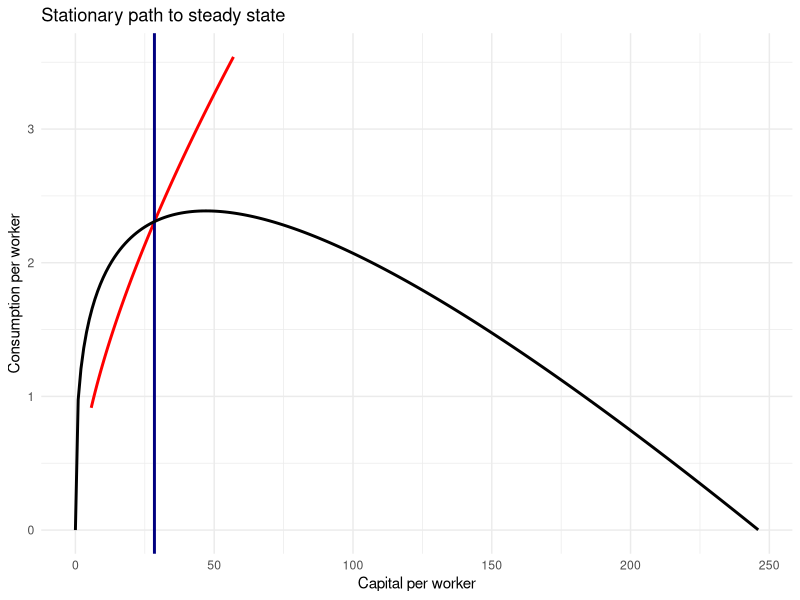
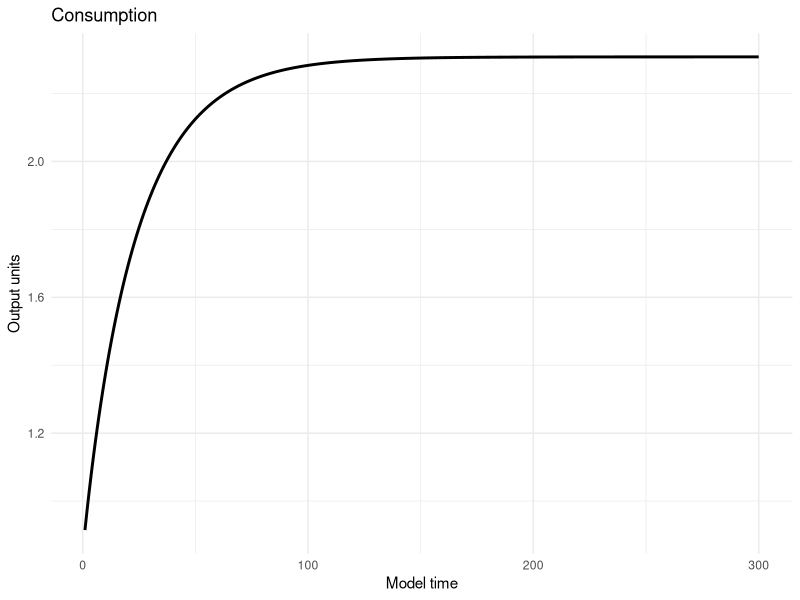
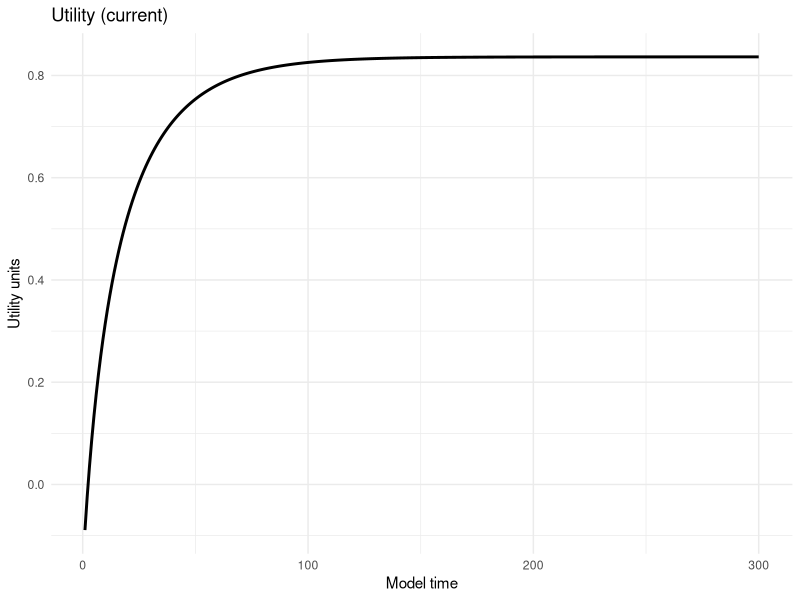
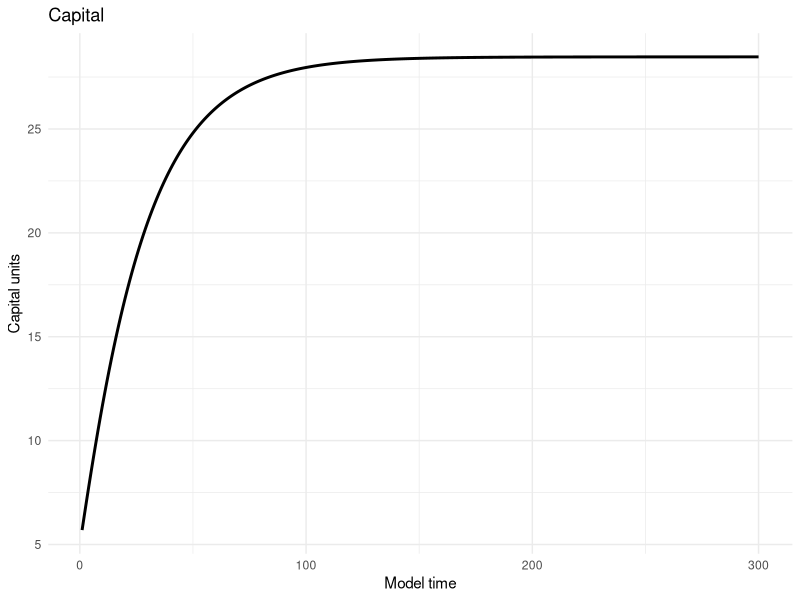
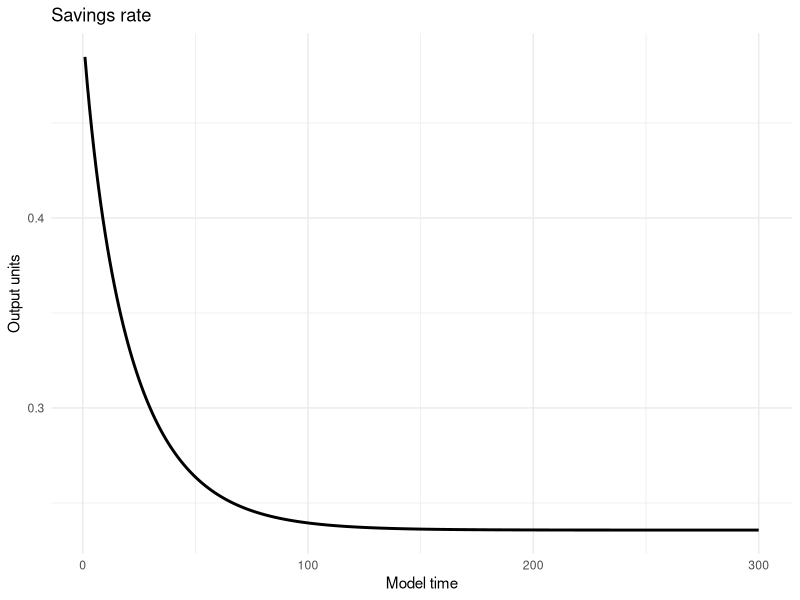
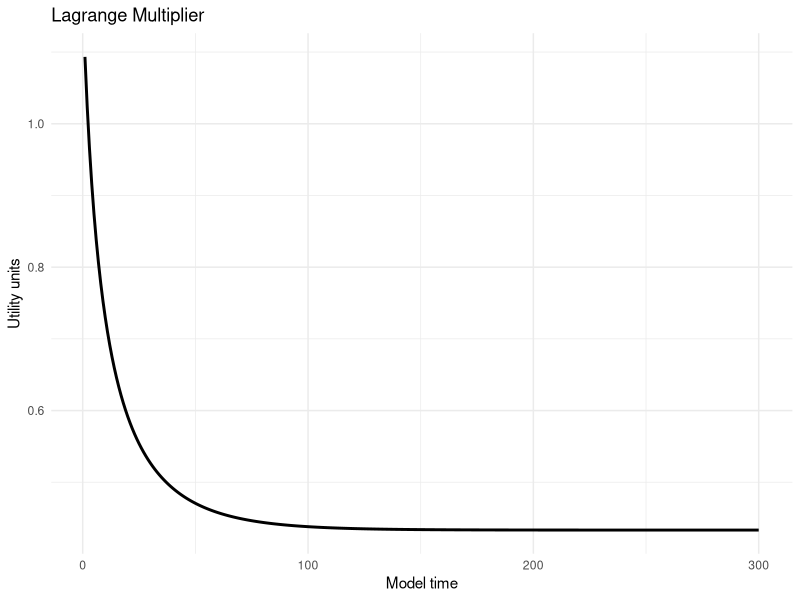
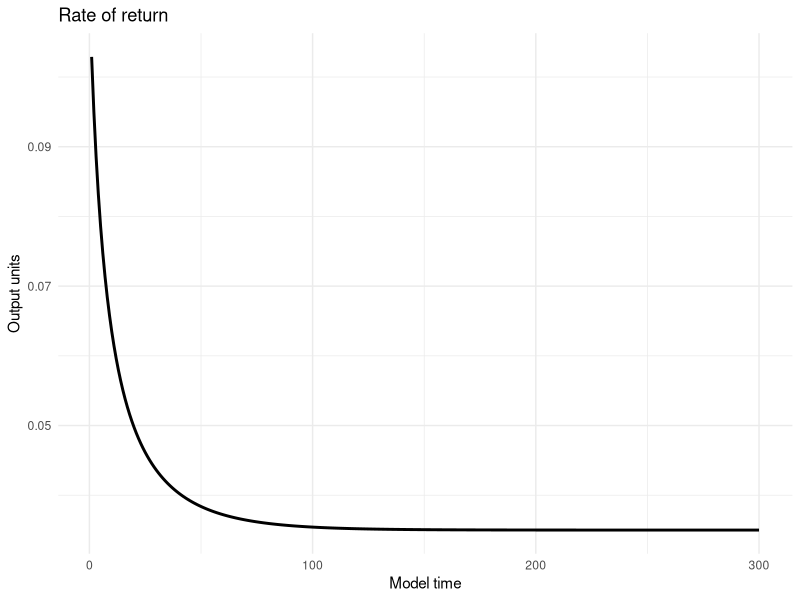

Write R code to recreate these figures, in order.

# note: uses CRRA utility function of the form c^(1-g) /(1-g)
# and a cobb-douglas production function of the (per-capita) form f^a

##############################

a = 0.33 # capital share of output
p = 0.02 # discount rate
g = 1 # crra utility parameter
d = 0.015 # depreciation rate
n = 0.01 # workforce/population growth rate
TE = 300 # terminal time period. needs to be big enough for model to converge, small enough to run up to 5k iterations.

##############################

u_c = 
  function(c, g){
    if( g == 1 ){
      u = log(c)
    }else{
      u = (c^(1-g))/(1-g)
    }
    return(u)
  }

u_prime = 
  function(c, g){
    u_prime = c^(-g)
    return(u_prime)
  }

little_f = 
  function(k, a){
    lil_f = k^a
    return(lil_f)
  }

little_f_prime =
  function(k, a){
    lil_f_prime = a*k^(a-1)
    return(lil_f_prime)
  }

k_next = 
  function(k,c, a, n, d){
    
    k_next = k + little_f(k, a) - (n + d)*k - c 
    k_out = max(k_next,0)
    
    return(k_out)
  }

c_next = 
  function(k,c, a, n, d, g, p){
    
    c_next = c + c*(little_f_prime(k,a) - p - d)/g
    c_out = max(c_next,0)
    
    return(c_out)
  }

stationary_k_curve = 
  function(k, a, n, d){
    
    c = k^a - (n+d)*k
    
    return(c)
  }
    
k_ss = 
  (a/(p + d))^(1/(1-a))

c_ss = 
  k_ss^a - (n+d)*k_ss

shooter_function = 
  function(c0, k0, tmax = TE){
    
    if( c0 > little_f(k0,a) ){stop("Consumption is infeasible.")}
    
    c_vec = rep(0, tmax )
    k_vec = rep(0, tmax )
    
    c_vec[1] = c0
    k_vec[1] = k0
    
    for(t in 2:tmax){
      
      
      k_vec[t] = 
        k_next( k_vec[(t-1)], c_vec[(t-1)], a, n, d)
      
      c_vec[t] = 
        c_next( k_vec[(t-1)], c_vec[(t-1)], a, n, d, g, p)
      
    }
    
    return(list(k_vec,c_vec))
  }

bisection_function = 
  function( k0, tmax = TE, tol = 1e-4, max_iter = 2000, k_ter = k_ss, c_ter = c_ss
           ){
    
    c0_upper = little_f(k0, a)
    
    if( k0 > k_ter ){
      
      c0_lower = stationary_k_curve(k0, a, n, d)
    
    }else{
      c0_lower = 0
    }
    
    i=0
    error_k = tol + 1
    error_c = tol + 1
    while(i < max_iter & (error_k > tol | error_c > tol) ){
      
      c0 = (c0_lower+c0_upper)/2
      
      k_vec = shooter_function(c0, k0)[[1]]
      c_vec = shooter_function(c0, k0)[[2]]
      
      if(k_vec[tmax] > k_ter & c_vec[tmax] < c_ter){
        c0_lower = c0 
      }else if(k_vec[tmax] < k_ter & c_vec[tmax] < c_ter){
        c0_upper = c0
      }else if(k_vec[tmax] < k_ter & c_vec[tmax] > c_ter){
        c0_upper = c0
      }
      
      error_k = abs(k_vec[tmax] - k_ter)
      error_c = abs(c_vec[tmax] - c_ter)
      
      i = i+1
      
      }
      
    out_tbl = 
      data.frame(
        capital = k_vec,
        consump = c_vec,
        time = 1:tmax,
        iter = rep(i, TE),
        error_cap = rep(error_k, TE),
        error_cons = rep(error_c, TE)
      )
    
    return(out_tbl)
    }

# heads up; convergence with this shooting algorithm is VERY sensitive to (n, d, p) choices!!
# if you choose different (n, d, p) may not converge before the maximum iterations, and may actually diverge

lower_sp = 
  bisection_function(0.2*k_ss)

upper_sp = 
  bisection_function(2*k_ss)

# plots; let's use ggplot2 to make these look smooth

library(tidyverse)

ggplot( ) + 
  geom_line(
    data = lower_sp |> 
      bind_rows(
        upper_sp
      ),
    aes(x = capital, y = consump),
    linewidth=1,color='red') + 
  geom_vline(xintercept = k_ss, linewidth = 1, color = 'navyblue') +
  geom_line(data = 
              tibble(
                k = seq(0,(n+d)^(-(1/(1-a))),1),
                c = stationary_k_curve(k,a,n,d)
              ),
            aes( x = k, y = c),
            linewidth = 1
            ) +
  labs(title = paste0("Stationary path to steady state"), x = "Capital per worker", y = "Consumption per worker") + 
  theme_minimal()

lower_sp  |> 
  ggplot(aes(x = time, y = consump) ) + 
  geom_line(linewidth = 1) + 
  labs(title = "Consumption", x = "Model time", y = "Output units") + 
  theme_minimal()

lower_sp  |> 
  mutate( utility_cur = u_c(consump, g)) |> 
  ggplot(aes(x = time, y = utility_cur) ) + 
  geom_line(linewidth = 1) + 
  labs(title = "Utility (current)", x = "Model time", y = "Utility units") + 
  theme_minimal()

lower_sp  |> 
  ggplot(aes(x = time, y = capital) ) + 
  geom_line(linewidth = 1) + 
  labs(title = "Capital", x = "Model time", y = "Capital units") + 
  theme_minimal()

lower_sp  |> 
  ggplot(aes(x = time, y = (little_f(capital,a)-consump)/little_f(capital,a) ) ) + 
  geom_line(linewidth = 1) + 
  labs(title = "Savings rate", x = "Model time", y = "Output units") + 
  theme_minimal()

lower_sp  |> 
  ggplot(aes(x = time, y = u_prime(consump,g)) ) + 
  geom_line(linewidth = 1) + 
  labs(title = "Lagrange Multiplier", x = "Model time", y = "Utility units") + 
  theme_minimal()

lower_sp |> 
  ggplot(aes(x = time, y = little_f_prime(capital,a)) ) + 
  geom_line(linewidth = 1) + 
  labs(title = "Rate of return", x = "Model time", y = "Output units") + 
  theme_minimal()
